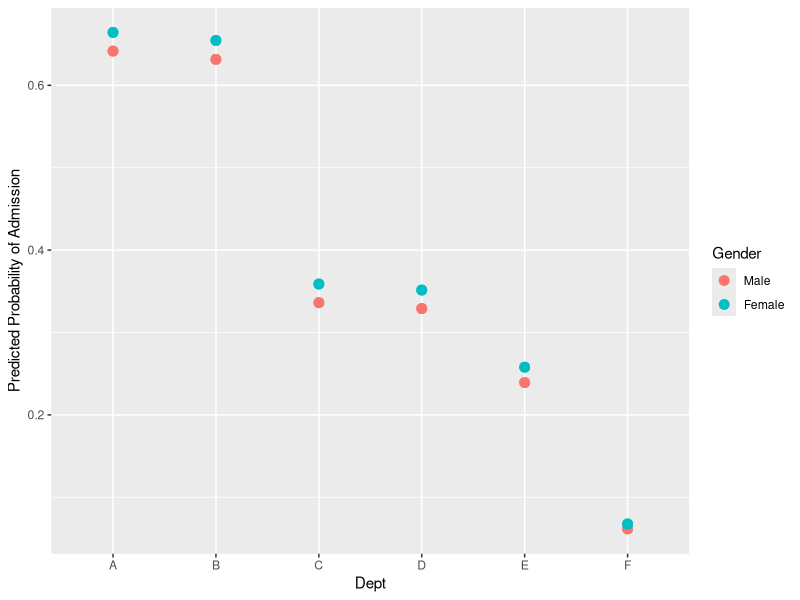

R code for this plot:
data(UCBAdmissions)
ucb=as.data.frame(UCBAdmissions)
head(ucb)

ucb$Admit=relevel(ucb$Admit, ref = "Rejected")

model = glm(Admit ~ Gender + Dept,
              data = ucb,
              weights = Freq,
              family = binomial)
exp(cbind(OR = coef(model), confint.default(model)))

ucb$pred_prob <- predict(model, type = "response")
head(ucb)

library(ggplot2)

ggplot(ucb, aes(x = Dept, y = pred_prob, color = Gender))+
  geom_point(size = 3) +
  labs(y = "Predicted Probability of Admission")